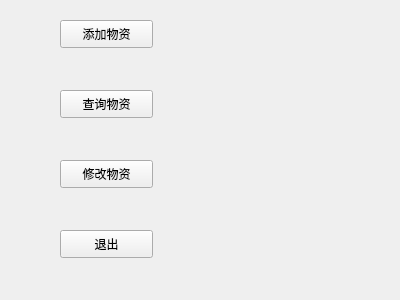
<?xml version="1.0" encoding="UTF-8"?>
<ui version="4.0">
 <class>MenuWidget</class>
 <widget class="QWidget" name="MenuWidget">
  <property name="geometry">
   <rect>
    <x>0</x>
    <y>0</y>
    <width>400</width>
    <height>300</height>
   </rect>
  </property>
  <property name="windowTitle">
   <string>Form</string>
  </property>
  <widget class="QPushButton" name="addButton">
   <property name="geometry">
    <rect>
     <x>60</x>
     <y>20</y>
     <width>93</width>
     <height>28</height>
    </rect>
   </property>
   <property name="text">
    <string>添加物资</string>
   </property>
  </widget>
  <widget class="QPushButton" name="modifyButton">
   <property name="geometry">
    <rect>
     <x>60</x>
     <y>160</y>
     <width>93</width>
     <height>28</height>
    </rect>
   </property>
   <property name="text">
    <string>修改物资</string>
   </property>
  </widget>
  <widget class="QPushButton" name="selectButton">
   <property name="geometry">
    <rect>
     <x>60</x>
     <y>90</y>
     <width>93</width>
     <height>28</height>
    </rect>
   </property>
   <property name="text">
    <string>查询物资</string>
   </property>
  </widget>
  <widget class="QPushButton" name="exitButton">
   <property name="geometry">
    <rect>
     <x>60</x>
     <y>230</y>
     <width>93</width>
     <height>28</height>
    </rect>
   </property>
   <property name="text">
    <string>退出</string>
   </property>
  </widget>
 </widget>
 <resources/>
 <connections/>
</ui>
